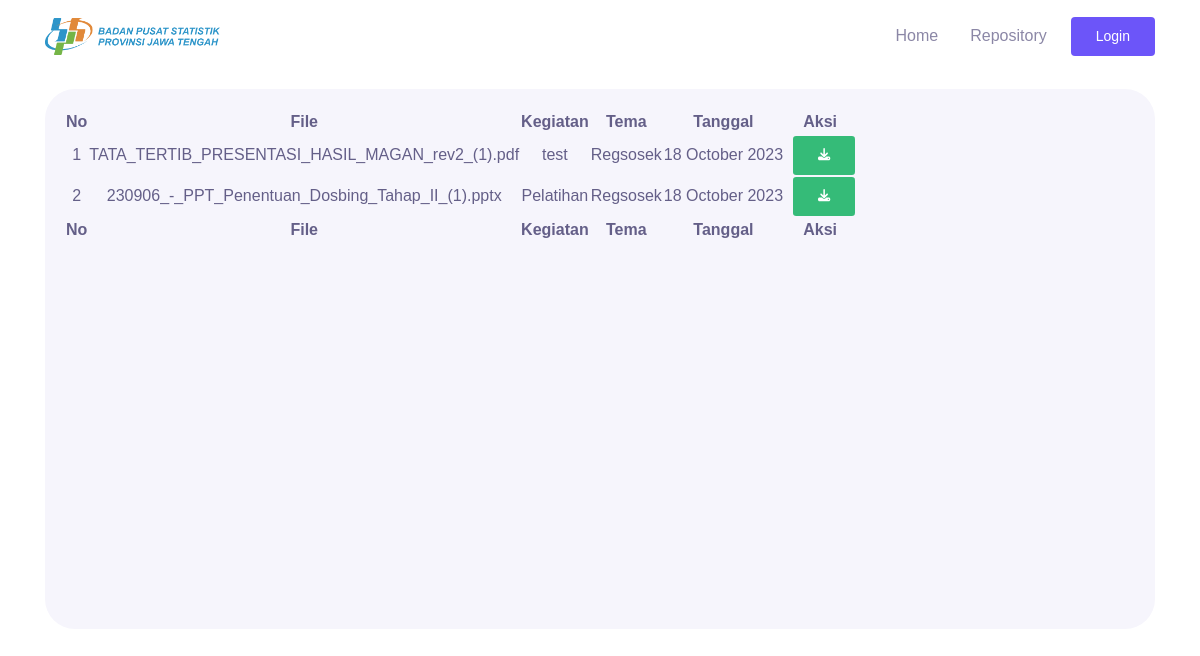
Screenshot of /index.php/home/repository with the database file from the repository.
### tables this page shows
CREATE TABLE `kegiatan` (
  `id` varchar(128) NOT NULL,
  `kegiatan` varchar(128) NOT NULL,
  `tema` varchar(256) NOT NULL,
  `waktu_mulai` datetime NOT NULL,
  `waktu_selesai` datetime NOT NULL,
  `tempat` varchar(128) NOT NULL,
  `file_undangan` varchar(256) DEFAULT NULL,
  `file_materi` varchar(256) DEFAULT NULL,
  `file_metadata` varchar(256) DEFAULT NULL,
  `color` varchar(128) NOT NULL
);

### application/controllers/Home.php (called while the page is built, shortened)
<?php
class Home extends CI_Controller
{
	public function __construct()
	{
		$this->load->model("home_model");
	}
	public function repository()
	{
		$data['title'] = 'Repository';
		$data["internal"] = $this->home_model->getAll();
		$this->load->view('home/repository', $data);
	}
}

### index.php (called while the page is built, shortened)
<?php
require_once BASEPATH.'core/CodeIgniter.php';

### application/models/home_model.php (called while the page is built, shortened)
<?php defined('BASEPATH') OR exit('No direct script access allowed');
class Home_model extends CI_Model
{
    private $_table = "kegiatan";
	public function getAll()
	{
		return $this->db->get($this->_table)->result();
	}
}

### application/views/home/repository.php (the view, shortened to what this page needs)
<!DOCTYPE html>
<html lang="en">
  <head>
		<link href="https://cdn.jsdelivr.net/npm/simple-datatables@7.1.2/dist/style.min.css" rel="stylesheet" />
    <link rel="stylesheet" href="<?= base_url('assets/assets/') ?>css/maicons.css" />
    <link rel="stylesheet" href="<?= base_url('assets/assets/') ?>css/bootstrap.css" />
    <link rel="stylesheet" href="<?= base_url('assets/assets/') ?>vendor/animate/animate.css" />
    <link rel="stylesheet" href="<?= base_url('assets/assets/') ?>css/theme.css" />
    <link rel="stylesheet" href="https://cdnjs.cloudflare.com/ajax/libs/font-awesome/6.2.0/css/all.min.css" />
  </head>
  <body>
    <header>
      <nav
        class="navbar navbar-expand-lg navbar-light bg-white sticky"
        data-offset="500"
      >
        <div class="container">
				<a class="navbar-brand ps-3" href="<?= base_url('home/index'); ?>"><img src="<?= base_url('assets/'); ?>img/logo-bps-provinsi-jateng.png" alt="BPS Jateng" style="width: 175px; height: auto;"/></a>
          <div class="navbar-collapse collapse" id="navbarContent">
            <ul class="navbar-nav ml-auto">
              <li class="nav-item">
                <a class="nav-link" href="<?= base_url('home/index') ?>">Home</a>
              </li>
              <li class="nav-item">
                <a class="nav-link" href="<?= base_url('home/repository') ?>">Repository</a>
              </li>
              <li class="nav-item">
                <a class="btn btn-primary ml-lg-2" href="<?= base_url('auth') ?>">Login</a>
              </li>
            </ul>
          </div>
        </div>
      </nav>
      <div class="container">
        <div class="page-banner home-banner">
				<div class="card-body">
                    <table id="datatablesSimple">
                        <thead>
                            <tr>
                                <th>No</th>
                                <th>File</th>
                                <th>Kegiatan</th>
                                <th>Tema</th>
                                <th>Tanggal</th>
                                <th>Aksi</th>
                            </tr>
                        </thead>
                        <tfoot>
                            <tr>
                                <th>No</th>
                                <th>File</th>
                                <th>Kegiatan</th>
                                <th>Tema</th>
                                <th>Tanggal</th>
                                <th>Aksi</th>
                            </tr>
                        </tfoot>
                        <tbody>
                            <?php $no = 1;
                            foreach ($internal as $row) : ?>
							<?php if (!empty($row->file_materi)) : ?>
                                <tr>
                                    <td><?= $no; ?></td>
									<?php if (strlen($row->file_materi) >= 50) : ?>
										<td><?= substr($row->file_materi, 0, 50).'...'; ?></td>
									<?php else : ?>
										<td><?= $row->file_materi; ?></td>
									<?php endif; ?>
                                    <td><?= $row->kegiatan; ?></td>
                                    <td><?= $row->tema; ?></td>
                                    <td><?= date('j F Y', strtotime($row->waktu_mulai)); ?></td>
                                    <td class="d-flex flex-row align-items-center justify-between">
										<a href="<?= base_url('kegiatan/download/'.$row->id.'/'.$row->file_materi) ?>" class="btn btn-sm btn-success btn-download ml-2"><i class="fa-solid fa-download fa-sm"></i></a>
									</td>
                                <?php $no++;
								endif; ?>
                            <?php endforeach; ?>
                                </tr>
                        </tbody>
                    </table>
                </div>
      </div>
    </header>
  </body>
</html>

### assets/assets/css/theme.css (style rules this page uses)
:root { --primary: #6C55F9; --accent: #FF3D85; --secondary: #645F88; --success: #35bb78; --info: #05B4E1; --warning: #FAC14D; --danger: #FF4943; --grey: #B4B2C5; --dark: #2D2B3A; --light: #F6F5FC; }
body { font-family: "Work Sans", sans-serif; line-height: 1.5; color: #2D2B3A; }
a { color: #6C55F9; text-decoration: none; background-color: transparent; }
.btn-primary { color: #fff; background-color: #6C55F9; border-color: transparent; }
.btn-success { color: #fff; background-color: #35bb78; border-color: transparent; }
.btn { padding: 8px 24px; }
.navbar { min-height: 70px; }
.navbar.sticky { z-index: 1080; }
.navbar-brand { font-weight: 600; padding-top: 10px; padding-bottom: 10px; }
.navbar-nav { margin-top: 10px; border-top: 1px solid #e4e7ee; flex-shrink: 0; }
.navbar-nav .nav-link { transition: all .2s ease; }
.navbar-nav .btn { font-size: 14px; }
.navbar-light .navbar-nav .nav-link { color: rgba(100, 95, 136, 0.75); }
@media (min-width: 992px) { .navbar-expand-lg .navbar-nav { margin-top: 0; border-top: none; } }
@media (min-width: 992px) { .navbar-expand-lg .navbar-nav .nav-link { padding-right: 16px; padding-left: 16px; } }
@media (min-width: 992px) { .navbar-expand-lg .navbar-nav { align-items: center; } }
.page-banner { position: relative; margin-top: 16px; margin-bottom: 16px; height: 320px; background-color: #F6F5FC; color: #645F88; border-radius: 30px; z-index: 10; }
.page-banner.home-banner { height: auto; }
@media (min-width: 768px) { .page-banner.home-banner { height: 540px; } }

### application/views/home/repository.php (style rules this page uses)
#datatablesSimple th, td { text-align: center; }

### rows the page displays
kegiatan: file_materi "TATA_TERTIB_PRESENTASI_HASIL_MAGAN_rev2_(1).pdf", kegiatan "test", tema "Regsosek", waktu_mulai "18 October 2023"
kegiatan: file_materi "230906_-_PPT_Penentuan_Dosbing_Tahap_II_(1).pptx", kegiatan "Pelatihan", tema "Regsosek", waktu_mulai "18 October 2023"
